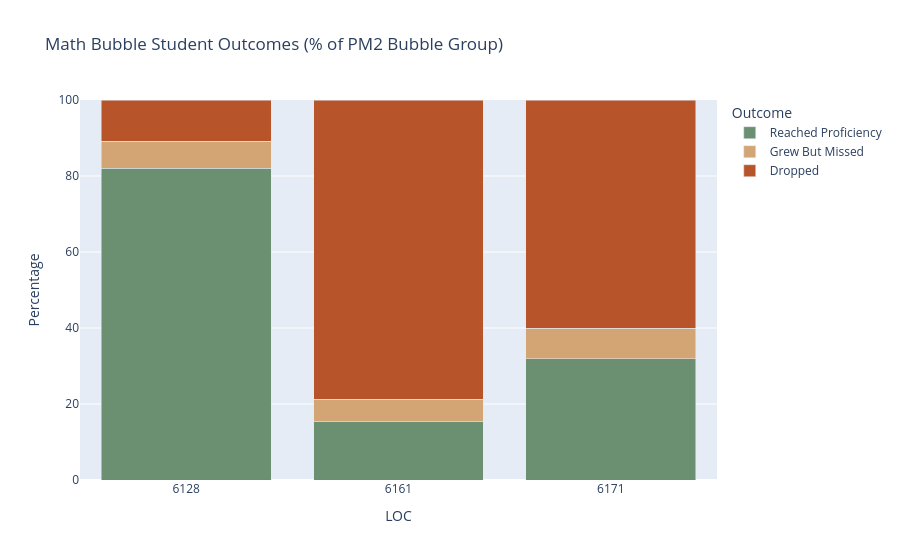

Here is the notebook cell this chart was saved with:
### Code cell
# Math bubble outcomes as percentage
math_outcomes = pd.read_sql("""
    WITH proficiency_cuts AS (
        SELECT 6 AS grade, 229 AS math_cut
        UNION ALL SELECT 7, 235
        UNION ALL SELECT 8, 244
    ),
    math_bubble AS (
        SELECT s.LOC,
            CAST(s."FAST_Math_PM2.SS" AS REAL) AS pm2,
            CAST(s."FAST_Math_PM3.SS" AS REAL) AS pm3,
            p.math_cut AS cut
        FROM students s
        JOIN proficiency_cuts p ON CAST(s.GRADE AS INT) = p.grade
        WHERE s.COURSE_TITLE != 'Algebra 1 Hon'
          AND CAST(s."FAST_Math_PM2.SS" AS REAL) BETWEEN (p.math_cut - 10) AND (p.math_cut - 1)
    )
    SELECT LOC,
        ROUND(SUM(CASE WHEN pm3 >= cut THEN 1.0 ELSE 0 END) / COUNT(*) * 100, 1) AS "Reached Proficiency",
        ROUND(SUM(CASE WHEN pm3 >= pm2 AND pm3 < cut THEN 1.0 ELSE 0 END) / COUNT(*) * 100, 1) AS "Grew But Missed",
        ROUND(SUM(CASE WHEN pm3 < pm2 THEN 1.0 ELSE 0 END) / COUNT(*) * 100, 1) AS "Dropped"
    FROM math_bubble GROUP BY LOC
""", conn)
math_outcomes["LOC"] = math_outcomes["LOC"].astype(str)
math_long = math_outcomes.melt(id_vars="LOC", var_name="Outcome", value_name="Percent")

fig = px.bar(math_long, x="LOC", y="Percent", color="Outcome",
             barmode="stack", title="Math Bubble Student Outcomes (% of PM2 Bubble Group)",
             color_discrete_map={"Reached Proficiency": "#6B8F71", 
                                 "Grew But Missed": "#D4A574", 
                                 "Dropped": "#B8542A"})
fig.update_layout(yaxis_title="Percentage", yaxis_range=[0, 100])
fig.show()

### Figure 1 — Plotly figure (JSON) as saved in the notebook; plotly's stock layout.template omitted (floating-point values rounded to 4 significant figures)
{"data": [{"hovertemplate": "Outcome=Reached Proficiency<br>LOC=%{x}<br>Percent=%{y}<extra></extra>", "legendgroup": "Reached Proficiency", "marker": {"color": "#6B8F71", "pattern": {"shape": ""}}, "name": "Reached Proficiency", "orientation": "v", "showlegend": true, "textposition": "auto", "type": "bar", "x": ["6128", "6161", "6171"], "xaxis": "x", "y": [82.1, 15.4, 31.9], "yaxis": "y"}, {"hovertemplate": "Outcome=Grew But Missed<br>LOC=%{x}<br>Percent=%{y}<extra></extra>", "legendgroup": "Grew But Missed", "marker": {"color": "#D4A574", "pattern": {"shape": ""}}, "name": "Grew But Missed", "orientation": "v", "showlegend": true, "textposition": "auto", "type": "bar", "x": ["6128", "6161", "6171"], "xaxis": "x", "y": [7.1, 5.8, 8.1], "yaxis": "y"}, {"hovertemplate": "Outcome=Dropped<br>LOC=%{x}<br>Percent=%{y}<extra></extra>", "legendgroup": "Dropped", "marker": {"color": "#B8542A", "pattern": {"shape": ""}}, "name": "Dropped", "orientation": "v", "showlegend": true, "textposition": "auto", "type": "bar", "x": ["6128", "6161", "6171"], "xaxis": "x", "y": [10.7, 78.8, 60.0], "yaxis": "y"}], "layout": {"barmode": "stack", "legend": {"title": {"text": "Outcome"}, "tracegroupgap": 0}, "title": {"text": "Math Bubble Student Outcomes (% of PM2 Bubble Group)"}, "xaxis": {"anchor": "y", "domain": [0, 1], "title": {"text": "LOC"}}, "yaxis": {"anchor": "x", "domain": [0, 1], "range": [0, 100], "title": {"text": "Percentage"}}}}
